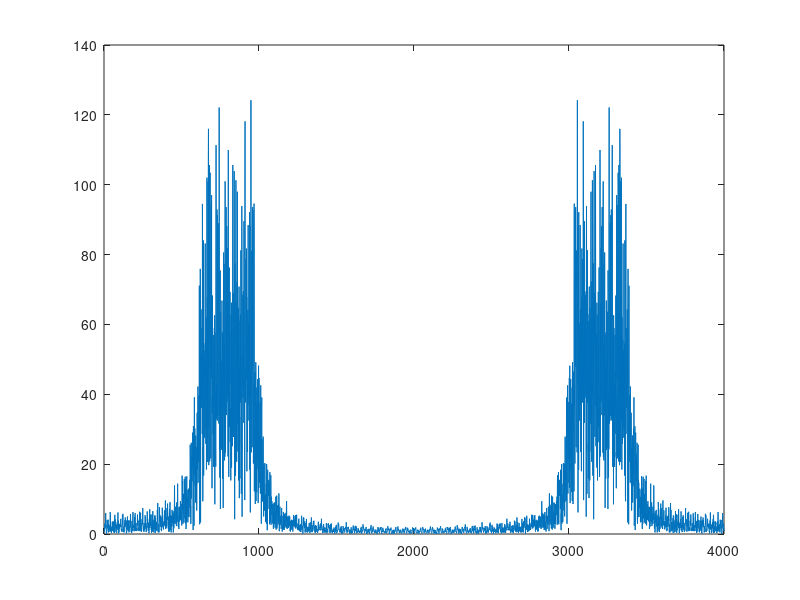
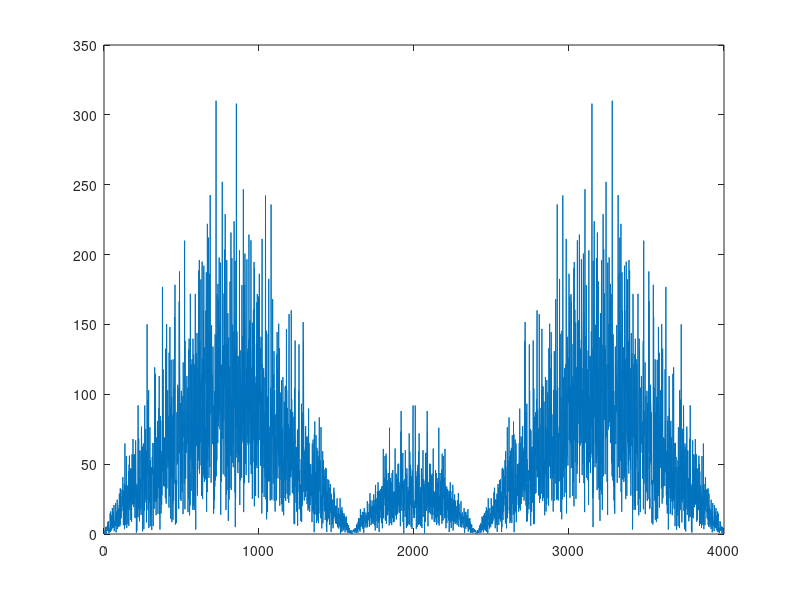
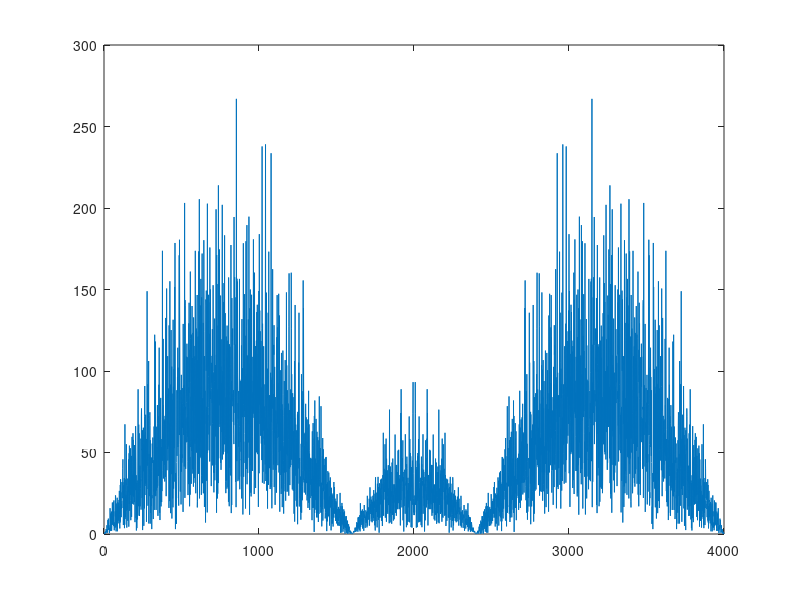
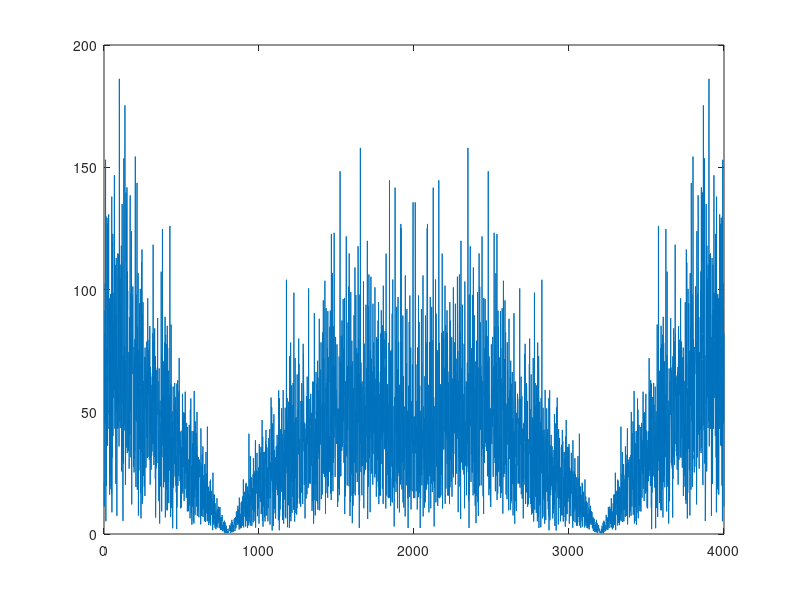

The MATLAB source for these figures, in order: (Note: this script raises an error after producing the figures.)
%LFM测速测距代码
clear all;close all;
fc=2.06e9;                 %载波频率    
Br=5e6;                 %带宽
fs=10*Br;               %采样频率
Tp=5e-6;                %脉宽
Kr=Br/Tp;               %频率变化率
c=3e8;                  %光速
lamda=c/fc;             %波长
N_mc=1;
PRF=2000;
Tr=1/PRF;
t=0:1/fs:15*Tp+Tp-1/fs;      %采样时间
N_r=length(t);          %采样点数
N_target=5;             %目标个数
Rmax=c/2*15*Tp;                             %目标最大距离（本来应该是1/2*c*Tr，但是采样时间限制了不可能那么大）
R_t=Rmax*abs(rand(1,N_target));             %目标的距离（这样以来目标的距离一定是小于最大距离的）
RCS_t=ones(1,N_target);    %目标RCS，幅度为10，相位在（0,2pi）之间随机分布
Vmax=lamda*PRF/2;                           %目标最大速度，最大测速范围满足在第一盲速之内
v=Vmax*((1+rand(1,N_target))/2);            %目标速度（这样以来目标的速度一定是小于第一盲速的），每一个目标都有一个自己的速度，对应一个矩阵
%% 生成目标矩阵
sr=zeros(N_mc,N_r); %N_mc 脉冲个数   N_r 采样点数
for i=1:N_mc
    ta=(i-1)*Tr;
    sri=0;%每一次从内层for循环出来之后，我们认为上一个脉冲的回波不会干扰到下一个脉冲的回波
    %%内层for循环，一个目标一个目标来研究，对应每一个回波脉冲是由每一个目标回波之和组成
    for k=1:N_target
        tao=2*(R_t(k)-v(k).*(ta))/c;
        srj=RCS_t(k).*rectpuls(t-tao-Tp/2,Tp).*cos(2*pi*fc*(t-tao)+pi*Kr.*(t-tao-Tp/2).^2);
        sri=sri+srj;
    end
    %%外层for循环，不同的脉冲，对应的ta是不同值，再代入来计算回波
    sr(i,:)=sri;
end

                    
%% 通信信号 采用QPSK调制
Tc=1e-7;                %码元周期
Bc=1/Tc;
N=16*fix(Tp/Tc);
bitstream=randi([0,1],1,2*N);%随机产生的比特数0、1
bitstream=2*bitstream-1;%单极性变为双极性（0到-1；1到1）
I=[];Q=[];
%奇数进I路,偶数进Q路
for i=1:2*N
    if mod(i,2)~=0
        I=[I,bitstream(i)];
    else
        Q=[Q,bitstream(i)];
    end
end
bit_t=0:1/fs:Tc-1/fs;%定义一个码元的时间轴
carrier=[];
for i=1:N
    carrier=[carrier,(I(i)+j*Q(i))*exp(j*2*pi*fc*(bit_t+(N-1)*Tc))];%Q路载波信号
end
%传输信号
QPSK_signal=real(carrier);
%% 联合雷达信号通信信号处理
receive_signal=QPSK_signal+sr;
figure;
plot(abs(fft(sr)));
figure;
plot(abs(fft(receive_signal)));
figure;
plot(abs(fft(QPSK_signal)));
rece_signal_down=receive_signal.*(cos(2*pi*fc*t));
figure;
plot(abs(fft(rece_signal_down)));
rece_fliter_signal=lowpass(rece_signal_down,Bc,fs);
